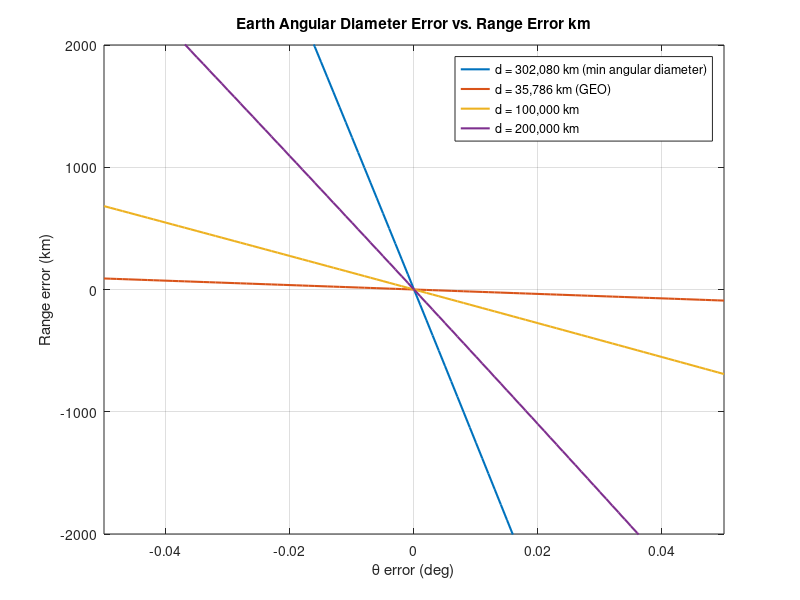

Reproduce this figure in MATLAB. (Note: this script raises an error after producing the figure.)
%% Position Algorithm Error
% Author: Cameron Maywood
% Created: 9/28/2016
% Modified: 9/28/2016

clear all; close all; clc;
%% Ranging Method, Perfect Pointing

%%% Simulation Constants
R_E = 6378.137;                                 % Earth radius, km
comp = 0.5773502692;                            % X,Y,Z components to make unit vector point in diagonal direction
%r_SC_E = [-comp; comp; -comp];                 % sample attitude, unit vector pointing towards earth from upper right quadrant
r_SC_E = [-1; 0; 0];                            % sample attitude, unit vector pointing towards earth from directly in front of it
deg_error = .05;                                % angular diameter error

%% For 302,080 km (minimum angular diameter)
%%% Geometry constants
d1 = 302080.368378;                                             % sample distance, point of minimum angular diameter km
theta_known1 = 2*atand(R_E/d1);                                 % sample angular diameter
theta1 = theta_known1-deg_error:0.001:theta_known1+deg_error;   % possible calculated angular diameters (error introduced)
error_theta1 = theta_known1-theta1;                             % error in calculated theta

%%% Experimental Earth-Spaceceaft distance @ 302,080 km
for i = 1:length(theta1)
	r_E_SC1(i) = norm(-R_E/tand(theta1(i)/2)*r_SC_E);
	error_r1(i) = d1 - r_E_SC1(i);
end

%% For 35,786 km (GEO)
%%% Geometry Constants
d2 = 35786;                                                     % sample distance, point of minimum angular diameter km
theta_known2 = 2*atand(R_E/d2);                                 % sample angular diameter
theta2 = theta_known2-deg_error:0.001:theta_known2+deg_error;   % possible calculated angular diameters (error introduced)
error_theta2 = theta_known2-theta2;                             % error in calculated theta

%%% Experimental Earth-Spaceceaft distance @ 35,786 km
for i = 1:length(theta2)
	r_E_SC2(i) = norm(-R_E/tand(theta2(i)/2)*r_SC_E);
	error_r2(i) = d2 - r_E_SC2(i);
end

%% For 100,000 km
%%% Geometry Constants
d3 = 100000;                                                    % sample distance, point of minimum angular diameter km
theta_known3 = 2*atand(R_E/d3);                                 % sample angular diameter
theta3 = theta_known3-deg_error:0.001:theta_known3+deg_error;   % possible calculated angular diameters (error introduced)
error_theta3 = theta_known3-theta3;                             % error in calculated theta

%%% Experimental Earth-Spaceceaft distance @ 100,000 km
for i = 1:length(theta3)
	r_E_SC3(i) = norm(-R_E/tand(theta3(i)/2)*r_SC_E);
	error_r3(i) = d3 - r_E_SC3(i);
end

%% For 200,000 km
%%% Geometry Constants
d4 = 200000;                                                    % sample distance, point of minimum angular diameter km
theta_known4 = 2*atand(R_E/d4);                                 % sample angular diameter
theta4 = theta_known4-deg_error:0.001:theta_known4+deg_error;   % possible calculated angular diameters (error introduced)
error_theta4 = theta_known4-theta4;                             % error in calculated theta

%%% Experimental Earth-Spaceceaft distance @ 200,000 km
for i = 1:length(theta4)
	r_E_SC4(i) = norm(-R_E/tand(theta4(i)/2)*r_SC_E);
	error_r4(i) = d4 - r_E_SC4(i);
end

%% Plots
plot(error_theta1, error_r1, 'linewidth', 1.5)
hold on
plot(error_theta2, error_r2,  'linewidth', 1.5)
plot(error_theta3, error_r3,  'linewidth', 1.5)
plot(error_theta4, error_r4,  'linewidth', 1.5)
title('Earth Angular Diameter Error vs. Range Error km')
xlabel('\theta error (deg)')
ylabel('Range error (km)')
grid on;
legend('d = 302,080 km (min angular diameter)', 'd = 35,786 km (GEO)', 'd = 100,000 km', 'd = 200,000 km')
axis([-deg_error deg_error -2000 2000])

hline(1000)
hline(-1000)

%% Analytical Error Solution ***NOT WORKING***
% 
% delta_theta = 0.02;
% for i = 1:length(theta)
%     delta_r_E_SC(i) = sqrt((norm(R_E/(1-cosd(theta(i))) * r_SC_E * delta_theta))^2);
% end